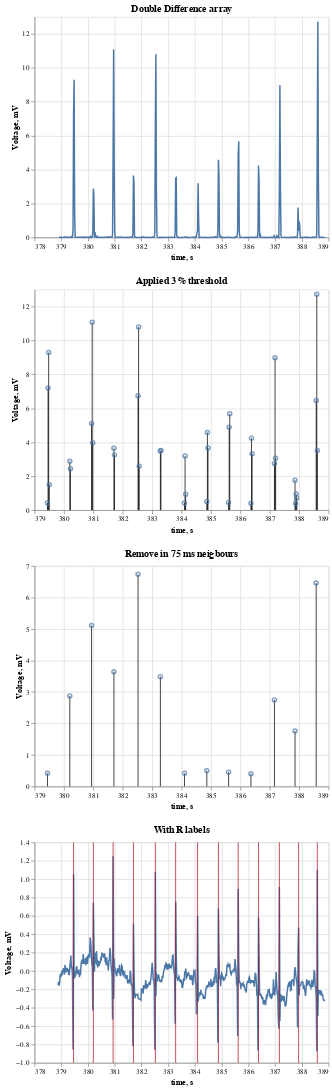

Notebook source saved alongside this figure:
### Code cell
get_rs(sig = get_signal(1, 'Lying down')[:500], show_step_visualization=True)

### Figure 1 — Vega-Lite specification as saved in the notebook (floating-point values rounded to 4 significant figures; data arrays with more than 128 entries replaced by an {"elided": "..."} marker saying what was removed)
{"config": {"view": {"continuousWidth": 400, "continuousHeight": 300}}, "vconcat": [{"data": {"name": "data-a297cc0f0ff40cd8d155a5f016972854"}, "mark": "line", "encoding": {"x": {"type": "quantitative", "axis": {"labels": true}, "field": "timepoint", "scale": {"zero": false}, "title": "time, s"}, "y": {"type": "quantitative", "field": "ECG-1", "title": "Voltage, mV"}}, "title": "Double Difference array"}, {"layer": [{"mark": "rule", "encoding": {"x": {"type": "quantitative", "axis": {"labels": true}, "field": "timepoint", "scale": {"zero": false}, "title": "time, s"}, "y": {"type": "quantitative", "field": "ECG-1", "title": "Voltage, mV"}}}, {"mark": "point", "encoding": {"x": {"type": "quantitative", "axis": {"labels": true}, "field": "timepoint", "scale": {"zero": false}, "title": "time, s"}, "y": {"type": "quantitative", "field": "ECG-1", "title": "Voltage, mV"}}}], "data": {"name": "data-0caeed49fad2d88a86c6bf6d65492a3b"}, "title": "Applied 3 % threshold"}, {"layer": [{"mark": "rule", "encoding": {"x": {"type": "quantitative", "axis": {"labels": true}, "field": "timepoint", "scale": {"zero": false}, "title": "time, s"}, "y": {"type": "quantitative", "field": "ECG-1", "title": "Voltage, mV"}}}, {"mark": "point", "encoding": {"x": {"type": "quantitative", "axis": {"labels": true}, "field": "timepoint", "scale": {"zero": false}, "title": "time, s"}, "y": {"type": "quantitative", "field": "ECG-1", "title": "Voltage, mV"}}}], "data": {"name": "data-763abfbd7dc8dfb2433bbc01cb7927fa"}, "title": "Remove in 75 ms neigbours"}, {"layer": [{"data": {"name": "data-bb5c582ad4391e5ce35226f5e329168a"}, "mark": "line", "encoding": {"x": {"type": "quantitative", "axis": {"labels": true}, "field": "timepoint", "title": "time, s"}, "y": {"type": "quantitative", "field": "ECG-1", "title": "Voltage, mV"}}}, {"data": {"name": "data-b00b67d26ccdcefa6b09599e24222e71"}, "mark": "rule", "encoding": {"color": {"value": "#ae1325"}, "x": {"type": "quantitative", "axis": {"labels": false}, "field": "label_time", "title": ""}}}], "title": "With R labels"}], "$schema": "https://vega.github.io/schema/vega-lite/v4.8.1.json", "datasets": {"data-a297cc0f0ff40cd8d155a5f016972854": {"elided": "498 records"}, "data-0caeed49fad2d88a86c6bf6d65492a3b": [{"timepoint": 379.4, "ECG-1": 0.421}, {"timepoint": 379.5, "ECG-1": 7.2}, {"timepoint": 379.5, "ECG-1": 9.287}, {"timepoint": 379.5, "ECG-1": 1.494}, {"timepoint": 380.2, "ECG-1": 2.875}, {"timepoint": 380.2, "ECG-1": 2.438}, {"timepoint": 380.9, "ECG-1": 5.11}, {"timepoint": 381.0, "ECG-1": 11.08}, {"timepoint": 381.0, "ECG-1": 3.971}, {"timepoint": 381.7, "ECG-1": 3.644}, {"timepoint": 381.7, "ECG-1": 3.255}, {"timepoint": 382.5, "ECG-1": 6.737}, {"timepoint": 382.5, "ECG-1": 10.8}, {"timepoint": 382.6, "ECG-1": 2.584}, {"timepoint": 383.3, "ECG-1": 3.486}, {"timepoint": 383.3, "ECG-1": 3.517}, {"timepoint": 384.1, "ECG-1": 0.4156}, {"timepoint": 384.1, "ECG-1": 3.195}, {"timepoint": 384.1, "ECG-1": 0.9271}, {"timepoint": 384.9, "ECG-1": 0.5005}, {"timepoint": 384.9, "ECG-1": 4.576}, {"timepoint": 384.9, "ECG-1": 3.66}, {"timepoint": 385.6, "ECG-1": 0.4543}, {"timepoint": 385.6, "ECG-1": 4.886}, {"timepoint": 385.6, "ECG-1": 5.674}, {"timepoint": 386.4, "ECG-1": 0.4049}, {"timepoint": 386.4, "ECG-1": 4.242}, {"timepoint": 386.4, "ECG-1": 3.316}, {"timepoint": 387.2, "ECG-1": 2.748}, {"timepoint": 387.2, "ECG-1": 8.984}, {"timepoint": 387.2, "ECG-1": 3.062}, {"timepoint": 387.9, "ECG-1": 1.761}, {"timepoint": 387.9, "ECG-1": 0.3839}, {"timepoint": 387.9, "ECG-1": 0.9433}, {"timepoint": 387.9, "ECG-1": 0.7151}, {"timepoint": 388.6, "ECG-1": 6.457}, {"timepoint": 388.6, "ECG-1": 12.72}, {"timepoint": 388.6, "ECG-1": 3.517}], "data-763abfbd7dc8dfb2433bbc01cb7927fa": [{"timepoint": 379.4, "ECG-1": 0.421}, {"timepoint": 380.2, "ECG-1": 2.875}, {"timepoint": 380.9, "ECG-1": 5.11}, {"timepoint": 381.7, "ECG-1": 3.644}, {"timepoint": 382.5, "ECG-1": 6.737}, {"timepoint": 383.3, "ECG-1": 3.486}, {"timepoint": 384.1, "ECG-1": 0.4156}, {"timepoint": 384.9, "ECG-1": 0.5005}, {"timepoint": 385.6, "ECG-1": 0.4543}, {"timepoint": 386.4, "ECG-1": 0.4049}, {"timepoint": 387.2, "ECG-1": 2.748}, {"timepoint": 387.9, "ECG-1": 1.761}, {"timepoint": 388.6, "ECG-1": 6.457}], "data-bb5c582ad4391e5ce35226f5e329168a": {"elided": "500 records"}, "data-b00b67d26ccdcefa6b09599e24222e71": [{"label_time": 379.5}, {"label_time": 380.2}, {"label_time": 380.9}, {"label_time": 381.7}, {"label_time": 382.5}, {"label_time": 383.3}, {"label_time": 384.1}, {"label_time": 384.9}, {"label_time": 385.6}, {"label_time": 386.4}, {"label_time": 387.2}, {"label_time": 387.9}, {"label_time": 388.6}]}}
